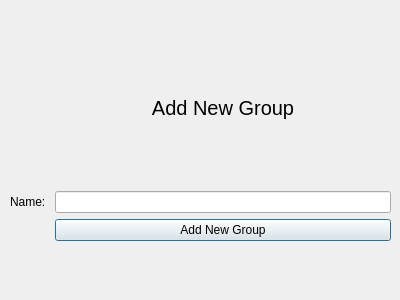
<?xml version="1.0" encoding="UTF-8"?>
<ui version="4.0">
 <class>AddNewGroupp</class>
 <widget class="QDialog" name="AddNewGroupp">
  <property name="geometry">
   <rect>
    <x>0</x>
    <y>0</y>
    <width>400</width>
    <height>300</height>
   </rect>
  </property>
  <property name="windowTitle">
   <string>Dialog</string>
  </property>
  <widget class="QWidget" name="gridLayoutWidget">
   <property name="geometry">
    <rect>
     <x>10</x>
     <y>30</y>
     <width>381</width>
     <height>211</height>
    </rect>
   </property>
   <layout class="QGridLayout" name="gridLayout">
    <item row="0" column="1">
     <widget class="QLabel" name="ANGlabel">
      <property name="font">
       <font>
        <pointsize>15</pointsize>
       </font>
      </property>
      <property name="text">
       <string>Add New Group</string>
      </property>
      <property name="alignment">
       <set>Qt::AlignCenter</set>
      </property>
     </widget>
    </item>
    <item row="1" column="0">
     <widget class="QLabel" name="ANGlabel_2">
      <property name="text">
       <string>Name: </string>
      </property>
     </widget>
    </item>
    <item row="1" column="1">
     <widget class="QLineEdit" name="ANGamelineEdit"/>
    </item>
    <item row="2" column="1">
     <widget class="QPushButton" name="ANGpushButton">
      <property name="text">
       <string>Add New Group</string>
      </property>
     </widget>
    </item>
   </layout>
  </widget>
 </widget>
 <resources/>
 <connections/>
</ui>
